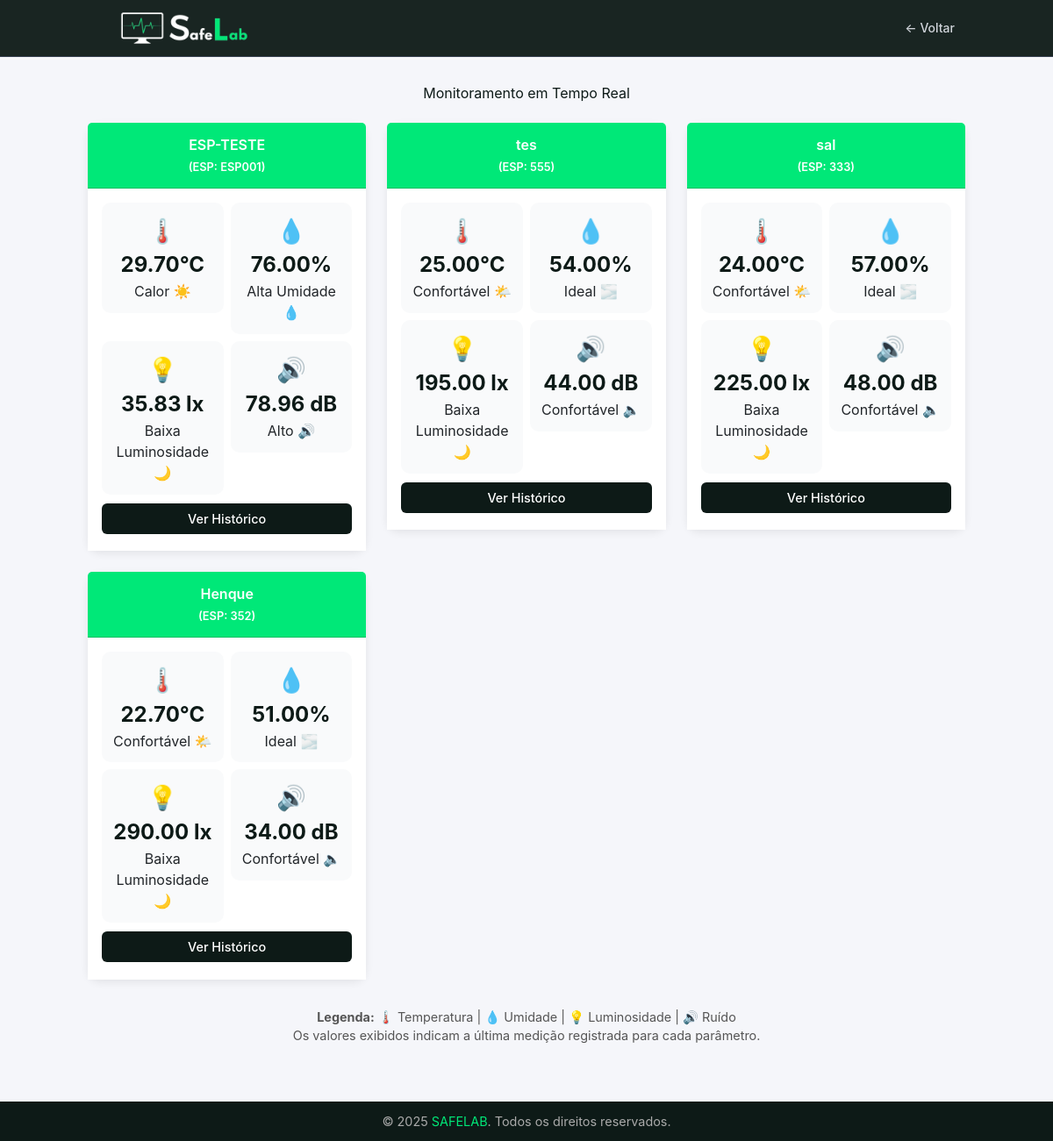
Page /tcc/public/dashboard.php on the earlier database version.
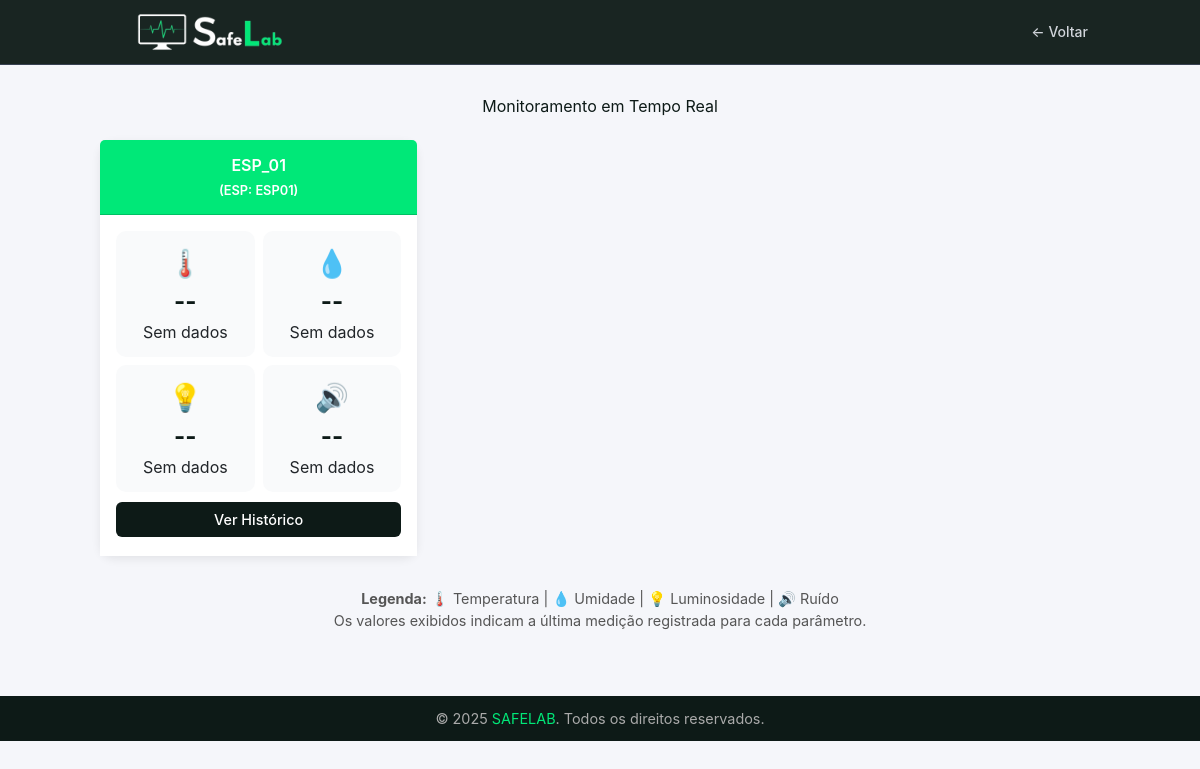
Same page on the later database version.
### tables this page shows
CREATE TABLE `tbl_dispositivos` (
  `id` int NOT NULL AUTO_INCREMENT,
  `nome` varchar(100) NOT NULL,
  `codigo_esp` varchar(60) NOT NULL,
  `ativo` tinyint NOT NULL DEFAULT '1',
  `criado_em` timestamp NOT NULL DEFAULT CURRENT_TIMESTAMP,
  `tbl_locais_id` int NOT NULL,
  PRIMARY KEY (`id`),
  KEY `fk_tbl_dispositivos_tbl_locais1_idx` (`tbl_locais_id`),
  CONSTRAINT `fk_tbl_dispositivos_tbl_locais1` FOREIGN KEY (`tbl_locais_id`) REFERENCES `tbl_locais` (`id`)
);

CREATE TABLE `tbl_leituras` (
  `id` int NOT NULL AUTO_INCREMENT,
  `tbl_dispositivos_id` int NOT NULL,
  `temperatura` float NOT NULL,
  `umidade` float NOT NULL,
  `luz` float NOT NULL,
  `ruido` float NOT NULL,
  `data_registro` timestamp NOT NULL DEFAULT CURRENT_TIMESTAMP,
  PRIMARY KEY (`id`),
  KEY `fk_tbl_leituras_tbl_dispositivos_idx` (`tbl_dispositivos_id`),
  CONSTRAINT `fk_tbl_leituras_tbl_dispositivos` FOREIGN KEY (`tbl_dispositivos_id`) REFERENCES `tbl_dispositivos` (`id`)
);

### tcc/Models/Dispositivo/DispositivoDAO.php (called while the page is built, shortened)
<?php
require_once __DIR__ . '/../../config/database.php';
class DispositivoDAO {
    private $conn;
    public function __construct() {
        $db = new Database();
        $this->conn = $db->getConnection();
    }
    public function listarTodos() {
        $query = "SELECT d.id, d.nome, d.codigo_esp, d.ativo, d.criado_em, d.tbl_locais_id,
                         l.locais AS nome_local
                  FROM tbl_dispositivos d
                  JOIN tbl_locais l ON d.tbl_locais_id = l.id
                  ORDER BY d.id DESC";
        $stmt = $this->conn->prepare($query);
        $stmt->execute();
        return $stmt->fetchAll(PDO::FETCH_ASSOC);
    }
}
?>

### tcc/config/database.php (called while the page is built, shortened)
<?php
class Database {
    private $host = 'localhost';
    private $db_name = 'safelab_db';
    private $username = 'root';
    private $password = 'root';
    public function getConnection() {
        $this->conn = null;
        try {
            $this->conn = new PDO(
                "mysql:host={$this->host};dbname={$this->db_name}",
                $this->username,
                $this->password
            );
            $this->conn->setAttribute(PDO::ATTR_ERRMODE, PDO::ERRMODE_EXCEPTION);
        } catch (PDOException $e) {
            die("Erro na conexão: " . $e->getMessage());
        }
        return $this->conn;
    }
}

### tcc/Models/Leitura/LeituraDAO.php (called while the page is built, shortened)
<?php
require_once __DIR__ . '/../../config/database.php';
require_once __DIR__ . '/../Dispositivo/DispositivoDAO.php';
class LeituraDAO {
    private $conn;
    public function __construct() {
        $db = new Database();
        $this->conn = $db->getConnection();
    }
    public function listarPorDispositivo($dispositivoId) {
        $query = "SELECT l.id, l.tbl_dispositivos_id, d.nome AS dispositivo, l.temperatura, l.umidade, l.luz, l.ruido, l.data_registro
                  FROM tbl_leituras l
                  JOIN tbl_dispositivos d ON l.tbl_dispositivos_id = d.id
                  WHERE l.tbl_dispositivos_id = :id
                  ORDER BY l.data_registro DESC";
        $stmt = $this->conn->prepare($query);
        $stmt->bindParam(':id', $dispositivoId, PDO::PARAM_INT);
        $stmt->execute();
        return $stmt->fetchAll(PDO::FETCH_ASSOC);
    }
}
?>

### tcc/public/dashboard.php (the view, shortened to what this page needs)
<?php
require_once __DIR__ . '/../Models/Dispositivo/DispositivoDAO.php';
require_once __DIR__ . '/../Models/Leitura/LeituraDAO.php';
$dispositivoDAO = new DispositivoDAO();
$leituraDAO = new LeituraDAO();
$dispositivos = $dispositivoDAO->listarTodos();
function interpretarTemperatura($t) {
    if ($t === null) return ['Sem dados'];
    if ($t <= 26) return ['Confortável 🌤️'];
    return ['Calor ☀️'];
}
function interpretarUmidade($u) {
    if ($u === null) return ['Sem dados'];
    if ($u <= 60) return ['Ideal 🌫️'];
    return ['Alta Umidade 💧'];
}
function interpretarLuz($l) {
    if ($l === null) return ['Sem dados'];
    if ($l < 300) return ['Baixa Luminosidade 🌙'];
    return ['Forte 🔆'];
}
function interpretarRuido($r) {
    if ($r === null) return ['Sem dados'];
    if ($r <= 55) return ['Confortável 🔈'];
    return ['Alto 🔊'];
}
?>
<!DOCTYPE html>
<html lang="pt-br">
<head>
<link href="https://cdn.jsdelivr.net/npm/bootstrap@5.3.0/dist/css/bootstrap.min.css" rel="stylesheet">
<script src="https://cdn.tailwindcss.com?plugins=forms"></script>
</head>
<body>
<header class="sticky top-0 z-20 bg-[#0d1a17]/95 backdrop-blur-sm border-b border-gray-700">
  <div class="container mx-auto px-4 sm:px-6 lg:px-8">
    <div class="flex items-center justify-between h-16">
      <div class="flex items-center space-x-4">
        <a class="flex items-center space-x-2" href="../index.php">
          <img src="../images/WhatsApp_Image_2025-10-23_at_21.19.41-removebg-preview (1).png" width="200px" alt="SAFELAB Logo">
        </a>
      </div>
      <a href="../index.php" class="text-sm font-medium text-gray-300 hover:text-primary transition-colors flex items-center">
        ← Voltar
      </a>
    </div>
  </div>
</header>
<main class="container">
  <h1>Monitoramento em Tempo Real</h1>
  <br>
  <div class="row g-4">
  <?php foreach ($dispositivos as $disp):
      $leituras = $leituraDAO->listarPorDispositivo($disp['id'], 1);
      if (!empty($leituras)) {
          $l = $leituras[0];
          $temp = number_format((float) $l['temperatura'], 2);
          $umid = number_format((float) $l['umidade'], 2);
          $luz = number_format((float) $l['luz'], 2);
          $ruido = number_format((float) $l['ruido'], 2);
      } else {
          $temp = $umid = $luz = $ruido = null;
      }
      [$tempStatus] = interpretarTemperatura($temp);
      [$umidStatus] = interpretarUmidade($umid);
      [$luzStatus] = interpretarLuz($luz);
      [$ruidoStatus] = interpretarRuido($ruido);
  ?>
  <div class="col-md-6 col-lg-4">
    <div class="card">
      <div class="card-header"><?= htmlspecialchars($disp['nome']) ?><br><small>(ESP: <?= htmlspecialchars($disp['codigo_esp']) ?>)</small></div>
      <div class="card-body">
        <div class="row g-2">
          <div class="col-6">
            <div class="sensor-box">
              <div class="sensor-icon">🌡️</div>
              <div class="sensor-value"><?= $temp !== null ? $temp . '°C' : '--' ?></div>
              <div><?= $tempStatus ?></div>
            </div>
          </div>
          <div class="col-6">
            <div class="sensor-box">
              <div class="sensor-icon">💧</div>
              <div class="sensor-value"><?= $umid !== null ? $umid . '%' : '--' ?></div>
              <div><?= $umidStatus ?></div>
            </div>
          </div>
          <div class="col-6">
            <div class="sensor-box">
              <div class="sensor-icon">💡</div>
              <div class="sensor-value"><?= $luz !== null ? $luz . ' lx' : '--' ?></div>
              <div><?= $luzStatus ?></div>
            </div>
          </div>
          <div class="col-6">
            <div class="sensor-box">
              <div class="sensor-icon">🔊</div>
              <div class="sensor-value"><?= $ruido !== null ? $ruido . ' dB' : '--' ?></div>
              <div><?= $ruidoStatus ?></div>
            </div>
          </div>
        </div>
        <button class="btn btn-historico w-100" data-bs-toggle="modal" data-bs-target="#historicoModal<?= $disp['id'] ?>">Ver Histórico</button>
      </div>
    </div>
  </div>
  <?php endforeach; ?>
  </div>
  <div class="legenda">
    <p><strong>Legenda:</strong>
      🌡️ Temperatura | 💧 Umidade | 💡 Luminosidade | 🔊 Ruído
      <br>Os valores exibidos indicam a última medição registrada para cada parâmetro.
    </p>
  </div>
</main>
<footer>
  <p>© 2025 <span>SAFELAB</span>. Todos os direitos reservados.</p>
</footer>
</body>
</html>

### tcc/public/dashboard.php (style rules this page uses)
body { font-family: 'Inter', sans-serif; background-color: #f5f6fa; color: #1c1c1c; }
main { padding: 2rem 1rem; }
h1 { font-weight: 700; color: #0d1a17; text-align: center; margin-bottom: 2rem; }
.card { border: none; border-radius: 14px; box-shadow: 0 3px 10px rgba(0,0,0,0.08); transition: all 0.3s ease; }
.card-header { background-color: #00e878; color: #fff; font-weight: 600; text-align: center; padding: .8rem; }
.card-body { background-color: #fff; padding: 1rem 1rem 1.2rem; }
.sensor-box { text-align: center; padding: 0.8rem; border-radius: 10px; background: #f9fafb; }
.sensor-icon { font-size: 1.7rem; }
.sensor-value { font-size: 1.5rem; font-weight: 700; color: #0d1a17; }
.btn-historico { background-color: #0d1a17; color: #fff; font-weight: 500; font-size: 0.9rem; margin-top: 10px; }
footer { text-align: center; padding: 12px; background-color: #0d1a17; color: #aaa; font-size: 0.9rem; margin-top: 2rem; }
footer span { color: #00e878; }
.legenda { text-align: center; font-size: 0.9rem; color: #555; margin-top: 2rem; }

Differences in the rows shown:
removed tbl_dispositivos: nome "ESP-TESTE", codigo_esp "ESP001", tbl_leituras.temperatura "29.70", tempStatus "Calor ☀️", tbl_leituras.umidade "76.00", umidStatus "Alta Umidade 💧", tbl_leituras.luz "35.83", luzStatus "Baixa Luminosidade 🌙", tbl_leituras.ruido "78.96", ruidoStatus "Alto 🔊"
removed tbl_dispositivos: nome "tes", codigo_esp "555", tbl_leituras.temperatura "25.00", tempStatus "Confortável 🌤️", tbl_leituras.umidade "54.00", umidStatus "Ideal 🌫️", tbl_leituras.luz "195.00", luzStatus "Baixa Luminosidade 🌙", tbl_leituras.ruido "44.00", ruidoStatus "Confortável 🔈"
removed tbl_dispositivos: nome "sal", codigo_esp "333", tbl_leituras.temperatura "24.00", tempStatus "Confortável 🌤️", tbl_leituras.umidade "57.00", umidStatus "Ideal 🌫️", tbl_leituras.luz "225.00", luzStatus "Baixa Luminosidade 🌙", tbl_leituras.ruido "48.00", ruidoStatus "Confortável 🔈"
removed tbl_dispositivos: nome "Henque", codigo_esp "352", tbl_leituras.temperatura "22.70", tempStatus "Confortável 🌤️", tbl_leituras.umidade "51.00", umidStatus "Ideal 🌫️", tbl_leituras.luz "290.00", luzStatus "Baixa Luminosidade 🌙", tbl_leituras.ruido "34.00", ruidoStatus "Confortável 🔈"
added tbl_dispositivos: nome "ESP_01", codigo_esp "ESP01", tempStatus "Sem dados", umidStatus "Sem dados", luzStatus "Sem dados", ruidoStatus "Sem dados"
